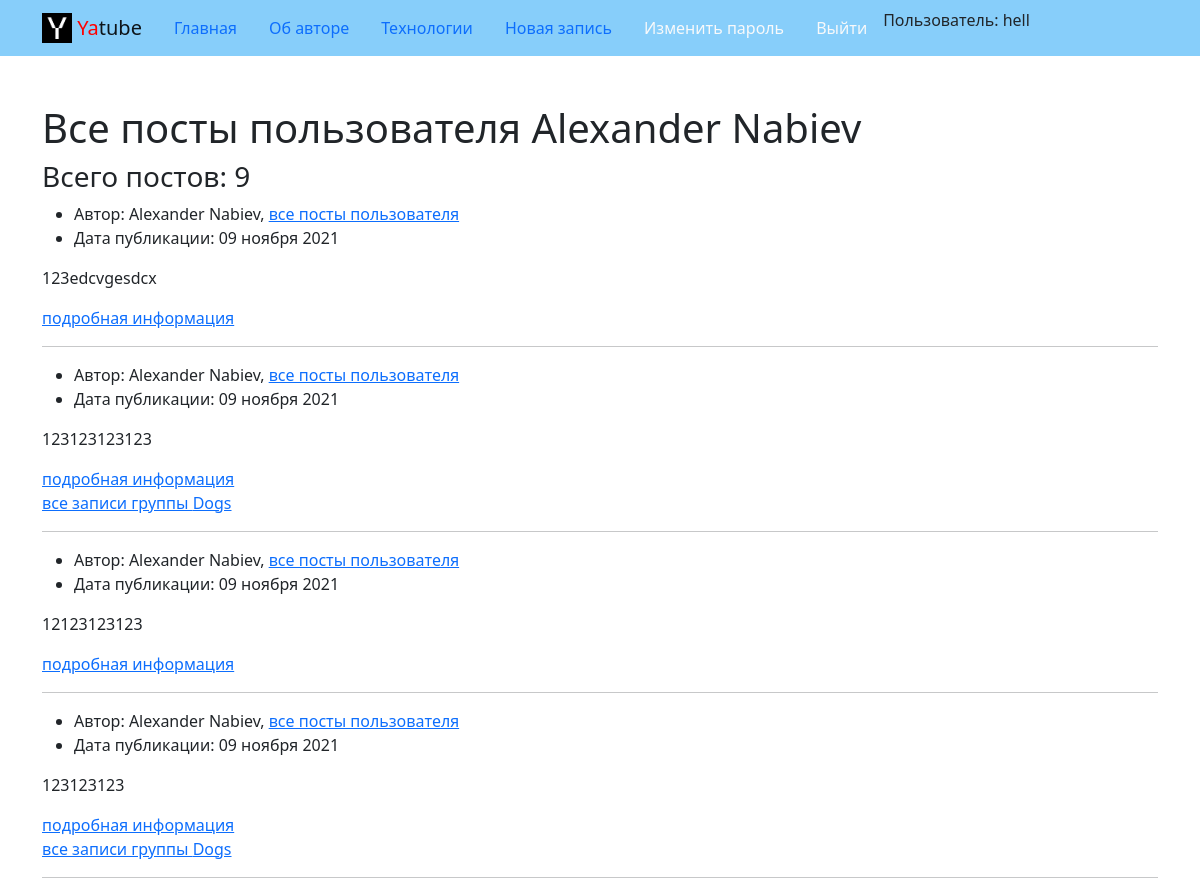
Page /profile/hell/ (upper part) on the earlier database version.
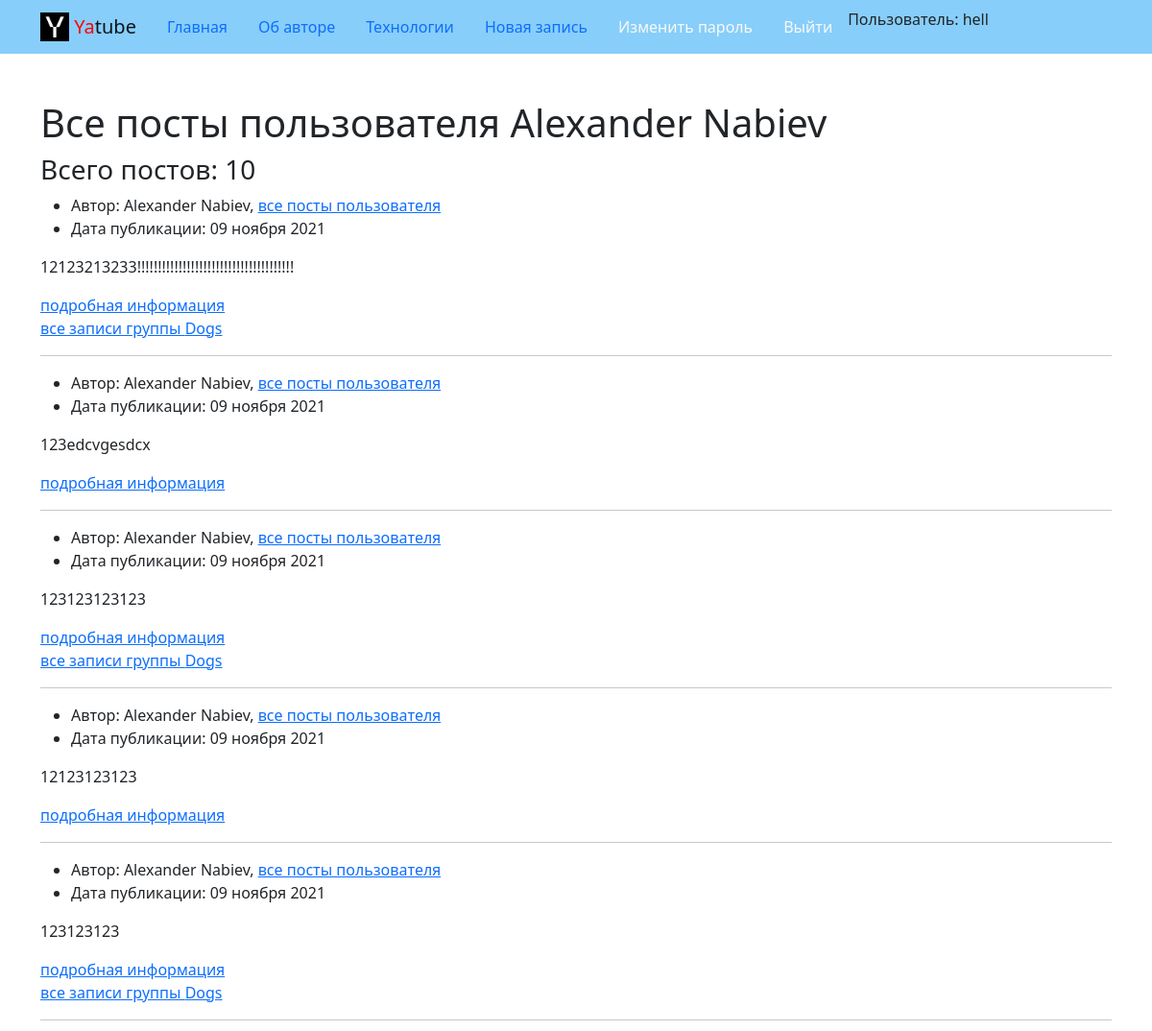
Same page on the later database version.
### posts/models.py (models this page shows, shortened)
class Post(models.Model):
    text = models.TextField()
    pub_date = models.DateTimeField(auto_now_add=True)
    author = models.ForeignKey(
        User,
        on_delete=models.CASCADE,
        related_name='posts'
    )
    group = ForeignKey(
        Group,
        on_delete=models.SET_NULL,
        related_name='posts',
        blank=True, null=True
    )

### groups/models.py (models this page shows)
class Group(models.Model):
    title = models.CharField(max_length=200)
    slug = models.SlugField(unique=True)
    description = models.TextField()
    def __str__(self):
        return self.title

### posts/views.py (the view)
# urls.py: path('profile/<str:username>/', views.profile, name='profile'),
def profile(request, username):
    template = 'posts/profile.html'
    user_c = get_object_or_404(User, username=username)
    posts = user_c.posts.all().order_by('-pub_date')
    paginator = Paginator(posts, 10)
    page_number = request.GET.get('page')
    page_obj = paginator.get_page(page_number)
    posts_total = posts.count()
    user_name = f'{user_c.first_name} {user_c.last_name}'
    title = f'Профайл пользователя {user_name}'
    context = {
        'title': title,
        'posts': page_obj,
        'user': user_c,
        'posts_total': posts_total,
        'user_name': user_name
    }
    return render(request, template, context)

### core/context_processors/year.py (called while the page is built)
def year(request):
    cur_year = dt.now().year
    return {
        'year': cur_year
    }

### templates/posts/profile.html (shortened to what this page needs)
{% extends 'base.html' %}
{% block content %}
<div class="container py-5">
        <h1>Все посты пользователя {{ user_name }} </h1>
        <h3>Всего постов: {{ posts_total }} </h3>
        {% for post in posts %}
          <article>
            <ul>
              <li>
                Автор: {{ post.author.first_name }} {{ post.author.last_name }},
                <a href="{% url 'posts:profile' user.username %}">все посты пользователя</a>
              </li>
              <li>
                Дата публикации: {{ post.pub_date|date:"d E Y" }}
              </li>
            </ul>
            <p>
              {{ post.text|safe }}
            </p>
            <a href="{% url 'posts:post_detail' post.pk %}">подробная информация </a>
          </article>
          {% if post.group %}
          <a href="{% url 'groups:group_list' post.group.slug %}">все записи группы {{ post.group }}</a>
          {% endif %}
          {% if not forloop.last %}
            <hr>
          {% endif %}
          {% endfor %}
</div>
{% endblock content %}

Differences in the rows shown:
added Post: author.first_name "Alexander", author.last_name "Nabiev", pub_date "09 ноября 2021", text "12123213233!!!!!!!!!!!!!!!!!!!!!!!!!!!!!!!!!!!!!!", group "Dogs"
Other differences:
{{ posts_total }}: "9" → "10"
